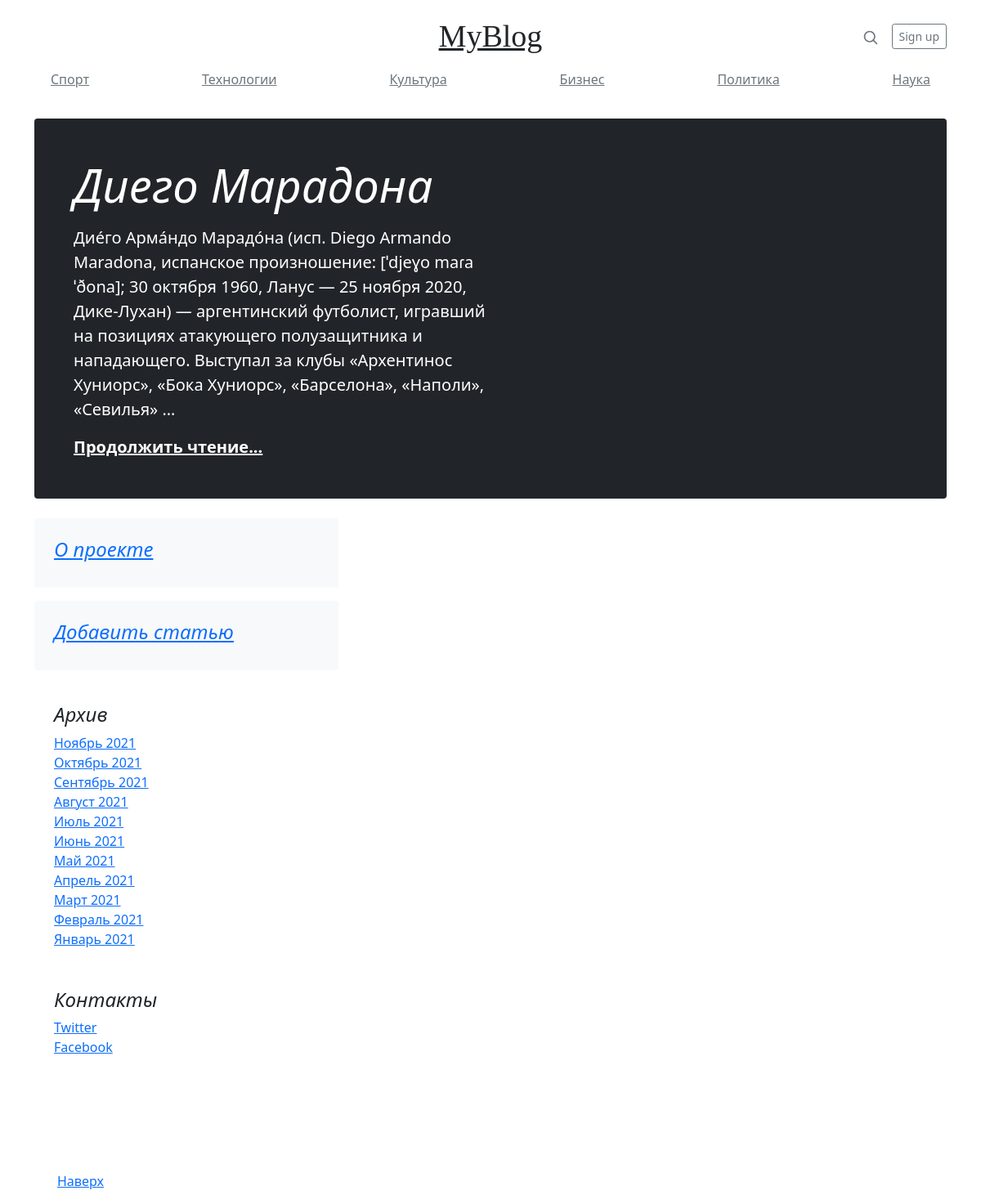
The page / on the database its author committed.
### blog/models.py (models this page shows, shortened)
class Category(models.Model):
    name = models.CharField(max_length=100, db_index=True)
    slug = models.SlugField(max_length=255, unique=True, db_index=True, verbose_name="URL")
    def get_absolute_url(self):
        return reverse('category', kwargs={'category_slug': self.slug})
    class Meta:
        verbose_name = 'категорию'
        verbose_name_plural = 'Категории'
        ordering = ['id']

class Article(models.Model):
    title = models.CharField(max_length=100, verbose_name='Заголовок')
    slug = models.SlugField(max_length=255, unique=True, db_index=True, verbose_name="URL")
    content = models.TextField(blank=True)
    time_create = models.DateTimeField(auto_now_add=True, verbose_name='Время создания')
    time_update = models.DateTimeField(auto_now=True)
    category = models.ForeignKey('Category', on_delete=models.PROTECT, verbose_name="Категории")
    writer = models.ForeignKey('Writer', on_delete=models.PROTECT, null=True)
    class Meta:
        verbose_name = 'статью'
        verbose_name_plural = 'Статьи'
        ordering = ['time_create', 'title']

### blog/views.py (the view)
# urls.py: path('', views.HomePage.as_view(), name='home_page'),
class HomePage(ListView):
    model = Article
    template_name = 'blog/home_page.html'
    def get_context_data(self, *, objects_list=None, **kwargs):
        context = super().get_context_data(**kwargs)
        context['title'] = 'Главная страница'
        context['popular_post'] = Article.objects.get(pk=1)
        context['cats'] = Category.objects.all()
        return context

### blog/templates/blog/home_page.html (shortened to what this page needs)
{% extends 'blog/base.html' %}
{% block body %}
<main class="container">
  <div class="p-4 p-md-5 mb-4 text-white rounded bg-dark">
    <div class="col-md-6 px-0">
      <h1 class="display-4 fst-italic">{{ popular_post.title }}</h1>
      <p class="lead my-3">{{ popular_post.content|truncatewords:40 }}</p>
      <p class="lead mb-0"><a href="#" class="text-white fw-bold">Продолжить чтение...</a></p>
    </div>
  </div>
    <div class="col-md-4">
      <div class="position-sticky" style="top: 2rem;">
        <div class="p-4 mb-3 bg-light rounded">
          <h4 class="fst-italic"><a href="{% url 'about_page' %}">О проекте</a></h4>
        </div>
        <div class="p-4 mb-3 bg-light rounded">
          <h4 class="fst-italic"><a href="{% url 'add_page' %}">Добавить статью</a></h4>
        </div>
        <div class="p-4">
          <h4 class="fst-italic">Архив</h4>
          <ol class="list-unstyled mb-0">
            <li><a href="#">Ноябрь 2021</a></li>
            <li><a href="#">Октябрь 2021</a></li>
            <li><a href="#">Сентябрь 2021</a></li>
            <li><a href="#">Август 2021</a></li>
            <li><a href="#">Июль 2021</a></li>
            <li><a href="#">Июнь 2021</a></li>
            <li><a href="#">Май 2021</a></li>
            <li><a href="#">Апрель 2021</a></li>
            <li><a href="#">Март 2021</a></li>
            <li><a href="#">Февраль 2021</a></li>
            <li><a href="#">Январь 2021</a></li>
          </ol>
        </div>
        <div class="p-4">
          <h4 class="fst-italic">Контакты</h4>
          <ol class="list-unstyled">
            <li><a href="#">Twitter</a></li>
            <li><a href="#">Facebook</a></li>
          </ol>
        </div>
      </div>
    </div>
</main>
{% endblock %}

### blog/templates/blog/base.html (shortened to what this page needs)
<!DOCTYPE html>
{% load static %}
<html lang="en">
  <head>
    <link href="https://cdn.jsdelivr.net/npm/bootstrap@5.1.3/dist/css/bootstrap.min.css" rel="stylesheet">
    <link type="text/css" href="{% static 'blog/css/style.css' %}" rel="stylesheet">
  </head>
  <body>
    <div class="container">
      <header class="blog-header py-3">
        <div class="row flex-nowrap justify-content-between align-items-center">
          <div class="col-4 pt-1"></div>
          <div class="col-4 text-center">
            <a class="blog-header-logo text-dark" href="{% url 'home_page' %}">MyBlog</a>
          </div>
          <div class="col-4 d-flex justify-content-end align-items-center">
            <a class="link-secondary" href="{% url 'search_results' %}" aria-label="Search">
              <svg xmlns="http://www.w3.org/2000/svg" width="20" height="20" fill="none" stroke="currentColor" stroke-linecap="round" stroke-linejoin="round" stroke-width="2" class="mx-3" role="img" viewBox="0 0 24 24"><title>Search</title><circle cx="10.5" cy="10.5" r="7.5"/><path d="M21 21l-5.2-5.2"/></svg>
            </a>
            <a class="btn btn-sm btn-outline-secondary" href="{% url 'login' %}">Sign up</a>
          </div>
        </div>
          <div class="container">
            <div class="nav-scroller py-1 mb-2">
              <nav class="nav d-flex justify-content-between">
                {% for c in cats %}
                <a class="p-2 link-secondary" href="{{ c.get_absolute_url }}">{{ c.name }}</a>
                {% endfor %}
              </nav>
            </div>
          </div>
      </header>
    </div>
{% block body %}
{% endblock %}
    <div id="footer">
      <footer class="blog-footer">
        <p>
          <a href="">Наверх</a>
        </p>
      </footer>
    </div>
  </body>
</html>

### blog/static/blog/css/style.css (style rules this page uses)
.blog-header-logo { font-family: "Playfair Display", Georgia, serif; font-size: 38px; }
.blog-footer { margin: 100px 0px 0px 70px; }

### rows shown on the page
Category: name "Спорт"
Category: name "Технологии"
Category: name "Культура"
Category: name "Бизнес"
Category: name "Политика"
Category: name "Наука"
Article: title "Диего Марадона", content "Дие́го Арма́ндо Марадо́на (исп. Diego Armando Maradona, испанское произношение: [ˈdjeɣo maɾaˈðona]; 30 октября 1960, Ланус — 25 ноября 2020, Дике-Лухан) — аргентинский футболист, игравший на позициях атакующего полузащитника и нападающего. Выступал за клубы «Архентинос Хуниорс», «Бока Хуниорс», «Барселона», «Наполи», «Севилья» …"
